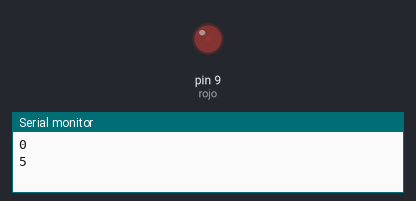
The sketch below on a simulated Arduino Uno, built with avr-gcc and run on an emulated ATmega328P. On the bench: output pins drawn as LEDs (lit = HIGH), the last lines printed to the serial monitor.

Above: at 0.05 s.
At 0.6 s:
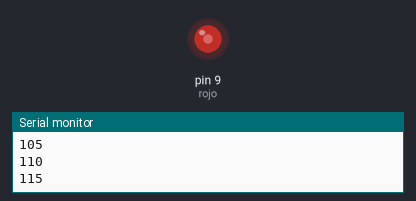
At 1.15 s:
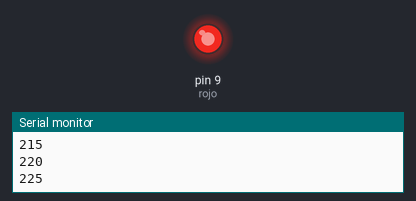
At 2.3 s:
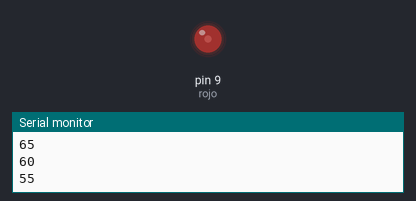
Timing chart, 0 to 5.9 s (numbered marks = the images above):
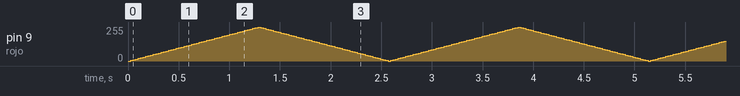

The sketch:

ejemplo_04_PWM.ino
```cpp
int rojo = 9; //pin 9

void setup() { // se ejecuta una sola vez.
  pinMode(rojo, OUTPUT);
  Serial.begin(115200);
}


void loop() {

  for (   int i = 0; i < 255; i = i + 5) { // si i es menor que 255.. blbl
    analogWrite(rojo, i);
    Serial.println(i);
    delay(25);
  }

  for (int i = 0; i < 255; i += 5) {
    analogWrite(rojo, 255 - i);
    Serial.println(255 - i);
    delay(25);
  }
}
```
